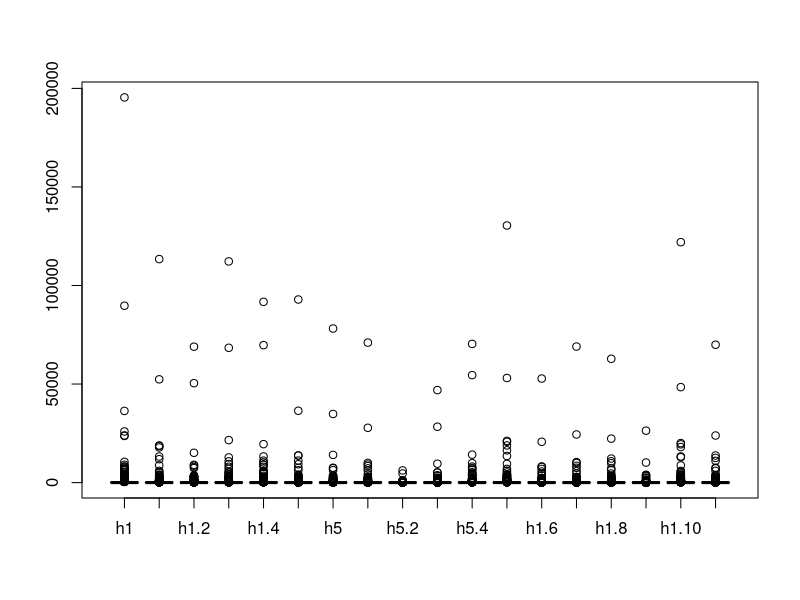
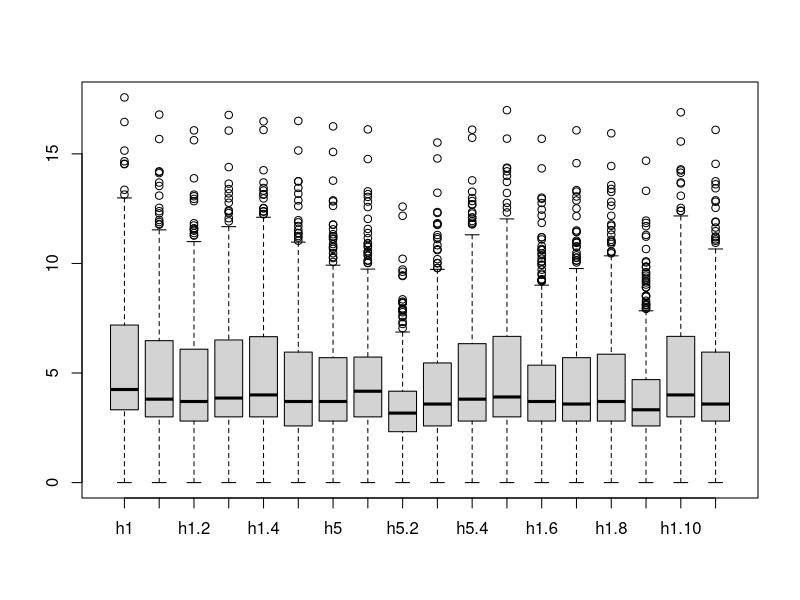
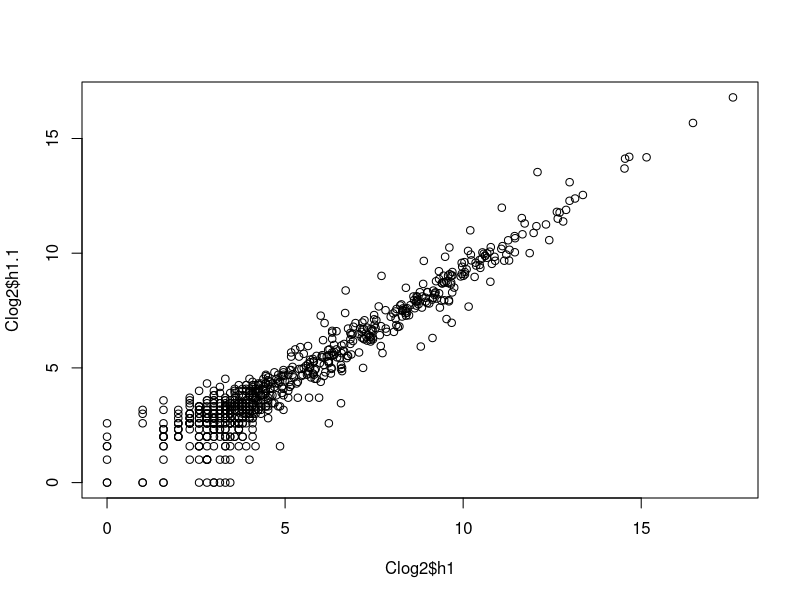
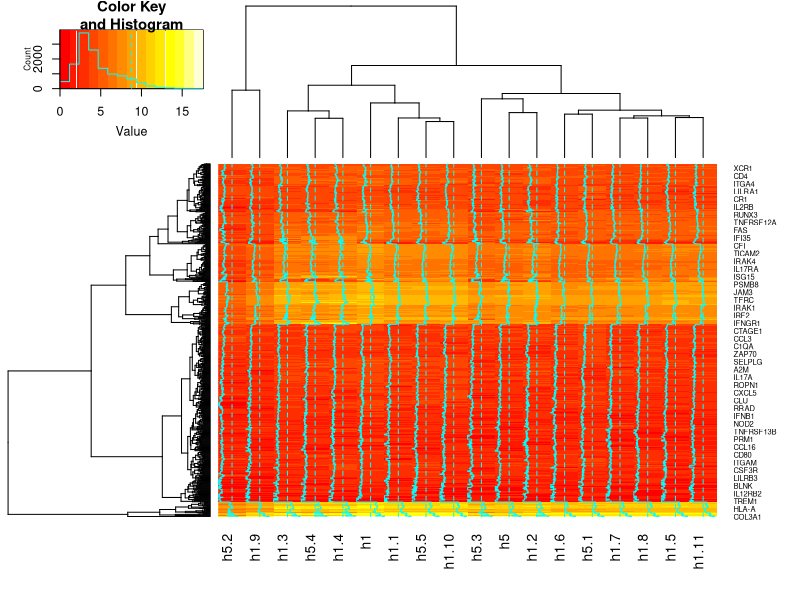

Recreate these plots in R, in order.
## ---- chunk 1
library(gplots)

UVM <- read.csv("data/UVM.csv")

Counts <- UVM[ , 4:21]

rownames(Counts) <- UVM$Gene.Name

boxplot(Counts)

## ---- chunk 2
Clog2 <- log2(Counts)
boxplot(Clog2)
plot(Clog2$h1, Clog2$h1.1)
heatmap.2(as.matrix(Clog2))
